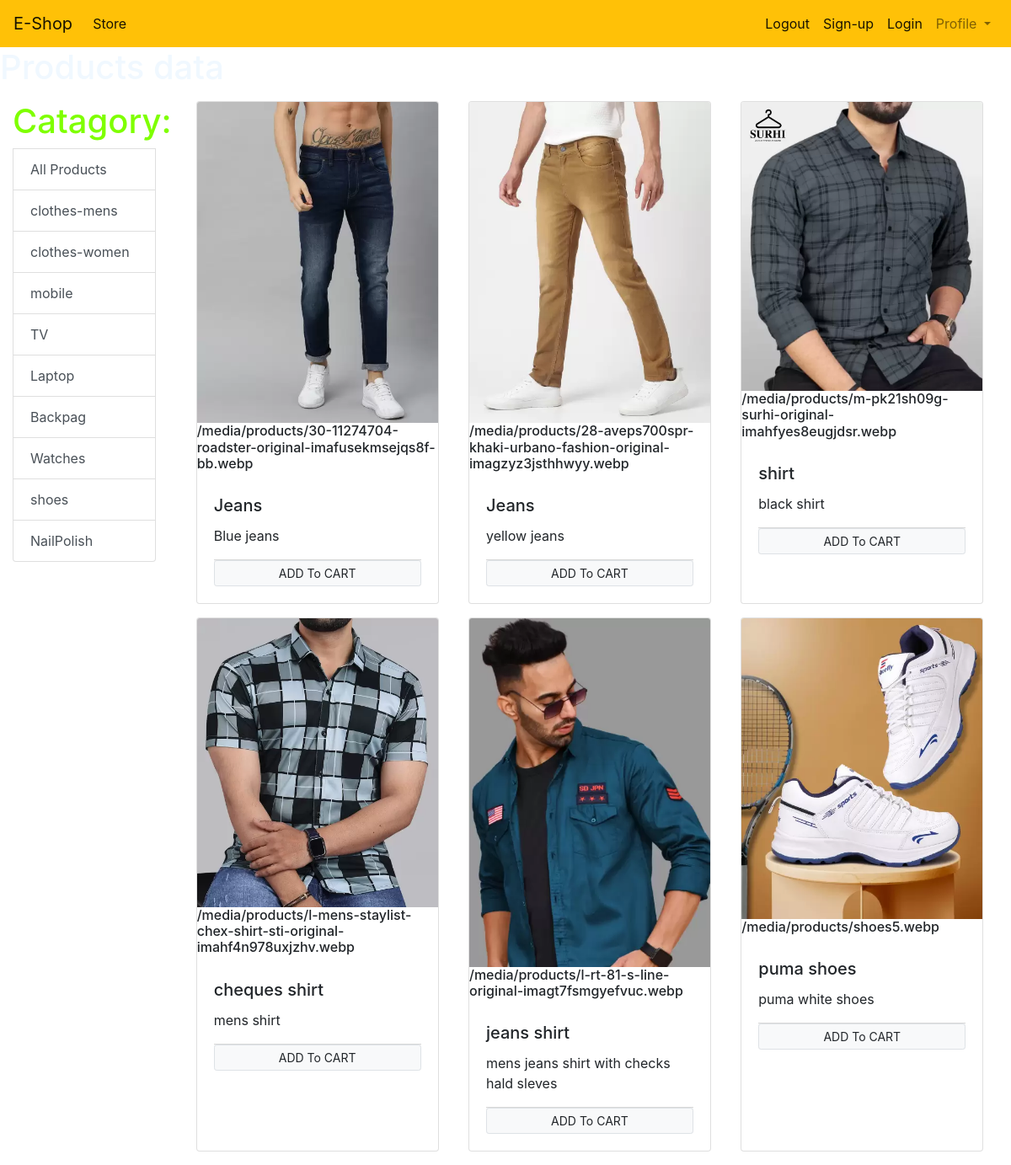
Screenshot of /?catagory=1 with the database file from the repository.
### store/models/catagory.py (models this page shows, shortened)
class Catagory(models.Model):
    objects = None
    name=models.CharField(max_length=50)

### store/models/product.py (models this page shows)
class Product(models.Model):
    name = models.CharField(max_length=50)
    price = models.IntegerField(default=0)
    catagory = models.ForeignKey(Catagory,on_delete=models.CASCADE,default=1)
    description = models.CharField(max_length=200,default=None)
    image = models.ImageField(upload_to='products/')

### store/views/home.py (the view, shortened to what this page needs)
# urls.py: path('',home.IndexView.as_view(),name='home_url'),
class IndexView(View):
    def get(self,request):
        cart = request.session.get('cart')
        if not cart:
            request.session['cart']={}
        template_name = 'stores/index.html'
        product_data = None
        catagories = Catagory.objects.all()
        catagoryID = request.GET.get('catagory')
        if catagoryID:
            product_data = Product.objects.filter(catagory=catagoryID)
        else:
            product_data = Product.objects.all()
        data = {}
        data['products'] = product_data
        data['catagories'] = catagories
        print('You are:',request.session.get('email'))
        context = {'product_data': product_data, 'catagories': catagories, 'data': data}
        return render(request, template_name, context)

### store/templatetags/cart.py (called while the page is built)
@register.filter(name='is_in_cart')
def is_in_cart(product,cart):
    keys = cart.keys()
    for id in keys:
        if int(id)==product.id:
            return True
    return False

### templates/stores/index.html (shortened to what this page needs)
{% extends 'base.html' %}
{% load static %}
{% load cart %}
  {% block content %}
        <centre><h1 style="color: aliceblue;">Products data</h1></centre>
<div class="container-fluid mt-3">
    <div class="row">
      <div class="col-lg-2 mx-auto">
        <div class="list-group">
          <h1 style="color:chartreuse">Catagory:</h1>
          <a href="/" class="list-group-item list-group-item-action">All Products</a>
          {% for catagory in catagories %}
          <a href="/?catagory={{catagory.id}}" class="list-group-item list-group-item-action">{{catagory.name}}</a>
          {% endfor %}
        </div>
      </div>
      <div class="products col-lg-10 mx-auto">
        <div class="row mx-auto">
          {% for product in product_data %}
              <div class="card mx-auto mb-3" id="{product.id}" style="width: 18rem;">
                  <img class="card-img-top" src="{{product.image.url}}" alt="Card image cap">
                  <h6>{{product.image.url}}</h6>
                  <div class="card-body">
                    <h5 class="card-title">{{product.name}}</h5>
                    <p class="card-text">{{product.description}}</p>
          <div class="card-footer p-0">
            {% if product|is_in_cart:request.session.cart %}
            <div class="row no-gutters ">
              <form  action="/" method="post" class="col-2">
                {% csrf_token %}
                <input type="text"  hidden value="{{product.id}}" name="product"/>
                <input type="text" hidden  name="remove" value="True"/>
                <input type="submit" value=" - " class="btn btn-block btn-secondary"/>
              </form>
              <div class="text-center col">{{product|cart_quantity:request.session.cart}} in Cart</div>
              <form  action="/" method="post" class="col-2">
                {% csrf_token %}
                <input type="text"  hidden value="{{product.id}}" name="product">
                <input type="submit" value=" + " class="btn btn-block btn-secondary"/>
              </form>
            </div>
            {% else %}
             <form action="/#{{product.id}}" method="post" class="btn-block">
                          <input  type="submit" class="btn btn-sm border btn-light btn-block" value="ADD To CART">
                      </form>
            {% endif %}
                  </div>
                </div>
              </div>
          {% endfor %}
      </div>
      </div>
    </div>
    </div>
    {% endblock %}

### templates/base.html (shortened to what this page needs)
<!DOCTYPE html>
{% load static %}
<html>
    <head>
        <link rel="stylesheet" href="https://cdn.jsdelivr.net/npm/bootstrap@4.0.0/dist/css/bootstrap.min.css">
    </head>
    <body class="">
<nav class="navbar navbar-expand-lg navbar-light bg-warning">
    <a class="navbar-brand" href="#">E-Shop</a>
    <div class="collapse navbar-collapse" id="navbarSupportedContent">
      <ul class="navbar-nav mr-auto">
        <li class="nav-item active">
          <a class="nav-link" href="/">Store <span class="sr-only">(current)</span></a>
        </li>
      </ul>
      <ul class="navbar-nav my-2 my-lg-0">
        <li class="nav-item active">
          <a class="nav-link" href="#">Logout <span class="sr-only">(current)</span></a>
        </li>
        <li class="nav-item active">
            <a class="nav-link" href="/signup">Sign-up <span class="sr-only">(current)</span></a>
          </li>
          <li class="nav-item active">
            <a class="nav-link" href="/login">Login <span class="sr-only">(current)</span></a>
          </li>
        <li class="nav-item dropdown">
          <a class="nav-link dropdown-toggle" href="#" id="navbarDropdown" role="button" data-toggle="dropdown" aria-haspopup="true" aria-expanded="false">
            Profile
          </a>
        </li>
      </ul>
    </div>
  </nav>
{% block content %}{% endblock %}
    </body>
</html>

### rows the page displays
Catagory: name "clothes-mens"
Catagory: name "clothes-women"
Catagory: name "mobile"
Catagory: name "TV"
Catagory: name "Laptop"
Catagory: name "Backpag"
Catagory: name "Watches"
Catagory: name "shoes"
Catagory: name "NailPolish"
Product: image (picture), image "/media/products/30-11274704-roadster-original-imafusekmsejqs8f-bb.webp", name "Jeans", description "Blue jeans"
Product: image (picture), image "/media/products/28-aveps700spr-khaki-urbano-fashion-original-imagzyz3jsthhwyy.webp", name "Jeans", description "yellow jeans"
Product: image (picture), image "/media/products/m-pk21sh09g-surhi-original-imahfyes8eugjdsr.webp", name "shirt", description "black shirt"
Product: image (picture), image "/media/products/l-mens-staylist-chex-shirt-sti-original-imahf4n978uxjzhv.webp", name "cheques shirt", description "mens shirt"
Product: image (picture), image "/media/products/l-rt-81-s-line-original-imagt7fsmgyefvuc.webp", name "jeans shirt", description "mens jeans shirt with checks hald sleves"
Product: image (picture), image "/media/products/shoes5.webp", name "puma shoes", description "puma white shoes"
